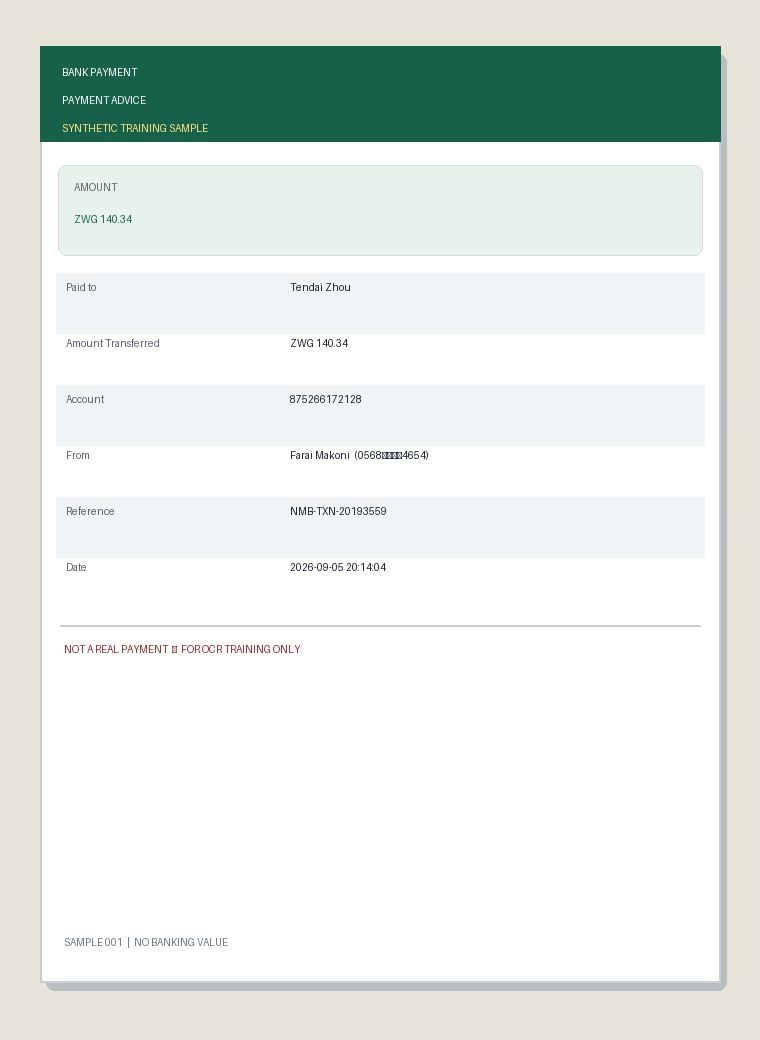
#> input picture sample_data/mock_pops/complex/images/complex_001.jpg, 760 x 1040 px
$ python -i preprocess.py   (imports and definitions only)   (older library calls are emulated)
#> lines starting #> are read from the running program, lines starting #| are printed output that depends on the picture; after the words box and inside, x2 and y2 are one past the last pixel; in counts of white or black regions, pixels touching at a corner belong together
"""Image quality checks and preprocessing (error layer 1). OpenCV: grayscale, deskew, contrast."""

from dataclasses import dataclass

import cv2
import numpy as np
from PIL import Image


@dataclass
class Quality:
    width: int
    height: int
    sharpness: float  # variance of the Laplacian; low means blurred

    # [7 lines left out: function problems, not called in this run]


def _gray(img: Image.Image) -> np.ndarray:
    return cv2.cvtColor(np.asarray(img.convert("RGB")), cv2.COLOR_RGB2GRAY)


# [7 lines left out: function assess, not called in this run]


def _deskew(gray: np.ndarray) -> np.ndarray:
    inverted = cv2.bitwise_not(gray)
    thresh = cv2.threshold(inverted, 0, 255, cv2.THRESH_BINARY | cv2.THRESH_OTSU)[1]
    coords = np.column_stack(np.where(thresh > 0))
    if len(coords) < 50:
        return gray
    angle = cv2.minAreaRect(coords.astype(np.float32))[-1]
    if angle > 45:
        angle -= 90
    if abs(angle) < 0.5 or abs(angle) > 15:  # tiny: not worth it; large: probably not text skew
        return gray
    h, w = gray.shape
    matrix = cv2.getRotationMatrix2D((w / 2, h / 2), angle, 1.0)
    return cv2.warpAffine(gray, matrix, (w, h), flags=cv2.INTER_CUBIC, borderValue=255)


def for_ocr(img: Image.Image, max_side: int = 2400) -> Image.Image:
    """Grayscale, upscale small captures, CLAHE contrast, deskew."""
    gray = _gray(img)
    h, w = gray.shape
    scale = min(max_side / max(h, w), 2.0)
    if scale > 1.05 or scale < 0.95:
        gray = cv2.resize(gray, None, fx=scale, fy=scale, interpolation=cv2.INTER_CUBIC)
    gray = cv2.createCLAHE(clipLimit=2.0, tileGridSize=(8, 8)).apply(gray)
    return Image.fromarray(_deskew(gray))


# [5 lines left out: function for_vlm, not called in this run]

>>> from PIL import Image
>>> picture = Image.open('../../../sample_data/mock_pops/complex/images/complex_001.jpg')
#> picture is the input picture: PIL image 760x1040 RGB; mean R, G, B 225.6, 232.4, 228.6
>>> result = for_ocr(picture)
#> in _gray, `return cv2.cvtColor(np.asarray(img.convert("RGB")), cv2.COLOR_RGB2GRAY)`:
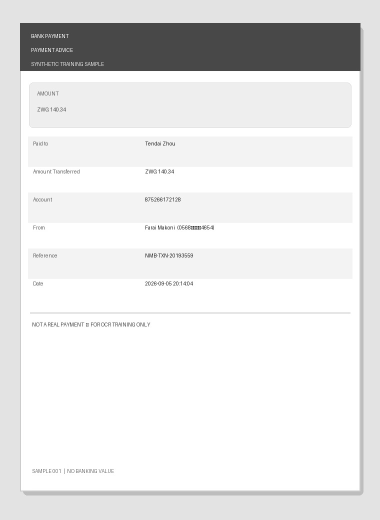
#> returned value: shape (1040, 760) (shown at 1/2 size); min 26, max 255, mean 229.9
#> in _deskew, `inverted = cv2.bitwise_not(gray)`:
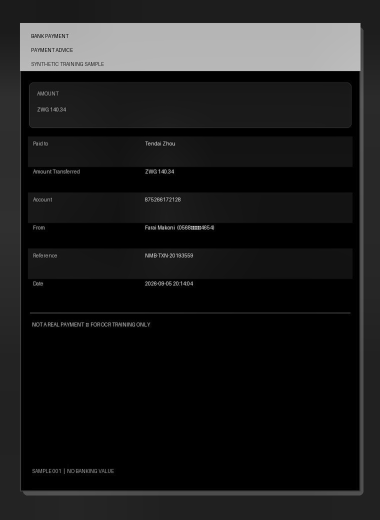
#> inverted: shape (2080, 1520) (shown at 1/4 size); min 0, max 254, mean 28.7
#> in _deskew, `thresh = cv2.threshold(inverted, 0, 255, cv2.THRESH_BINARY | cv2.THRES..`:
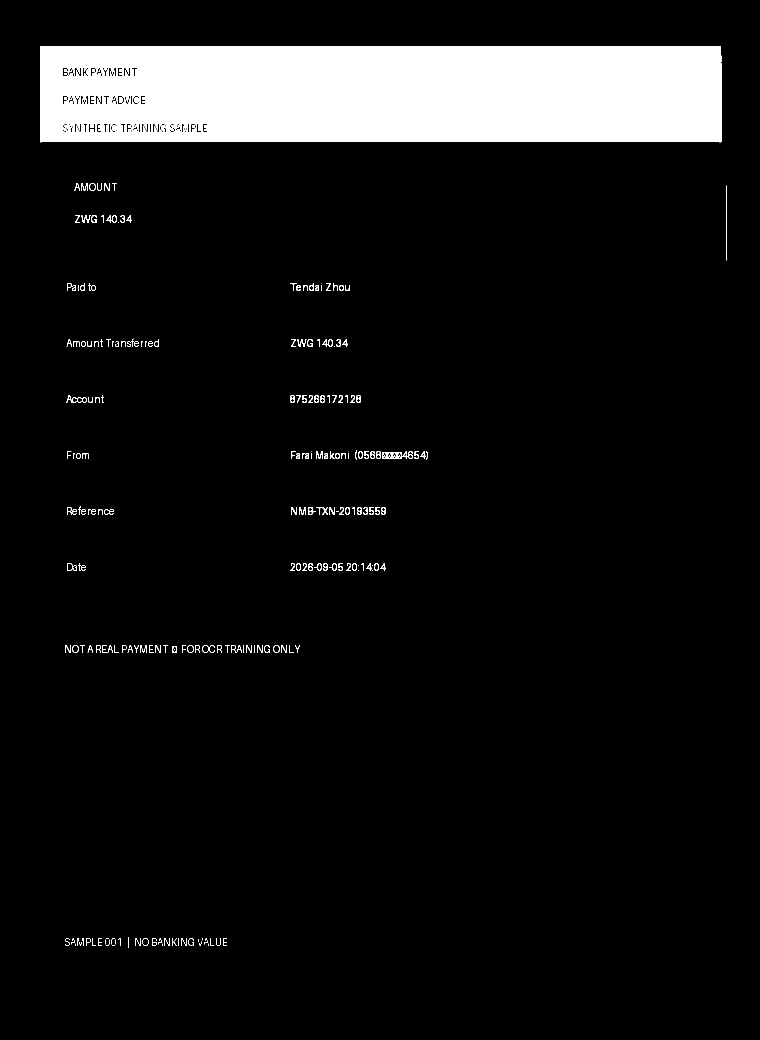
#> thresh: shape (2080, 1520) (shown at 1/2 size); 8.6% white; 236 white regions (37 under 20 px), largest, box (x1, y1, x2, y2) and area: (80, 92, 1443, 285) 258463, (764, 902, 826, 918) 546, (132, 790, 174, 806) 231
#> in _deskew, `coords = np.column_stack(np.where(thresh > 0))`: coords = 272727 pairs, first value 92 to 1895, second value 80 to 1452
#> in _deskew, `angle = cv2.minAreaRect(coords.astype(np.float32))[-1]`: angle = -90

$ run again, on sample_data/mock_pops/complex/images/complex_002.jpg
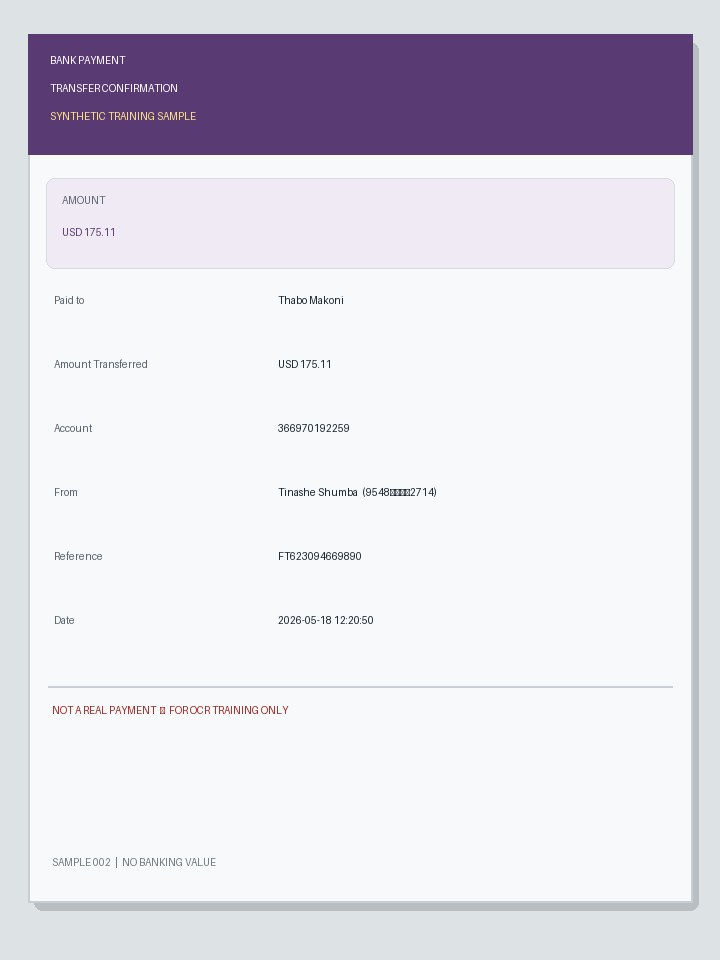
#> input picture sample_data/mock_pops/complex/images/complex_002.jpg, 720 x 960 px
#> picture is the input picture: PIL image 720x960 RGB; mean R, G, B 222.9, 220.3, 229.4
#> in _deskew, `inverted = cv2.bitwise_not(gray)`:
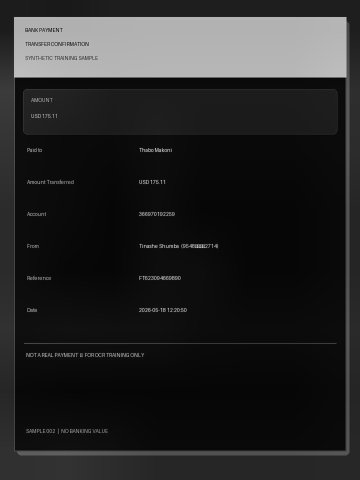
#> inverted: shape (1920, 1440) (shown at 1/4 size); min 0, max 254, mean 37.8
#> in _deskew, `thresh = cv2.threshold(inverted, 0, 255, cv2.THRESH_BINARY | cv2.THRES..`:
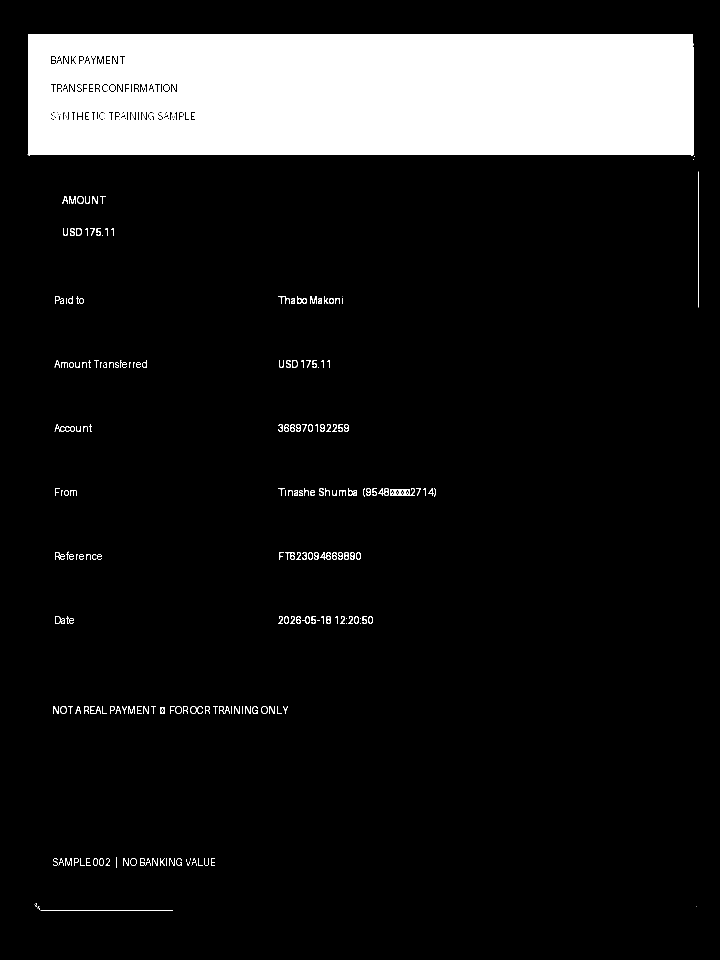
#> thresh: shape (1920, 1440) (shown at 1/2 size); 12% white; 235 white regions (33 under 20 px), largest, box (x1, y1, x2, y2) and area: (55, 68, 1387, 311) 318065, (780, 976, 830, 992) 436, (1396, 343, 1397, 615) 272
#> coords = 332781 pairs, first value 68 to 1820, second value 55 to 1396
#> angle = -90

$ run again, on sample_data/mock_pops/complex/images/complex_006.jpg
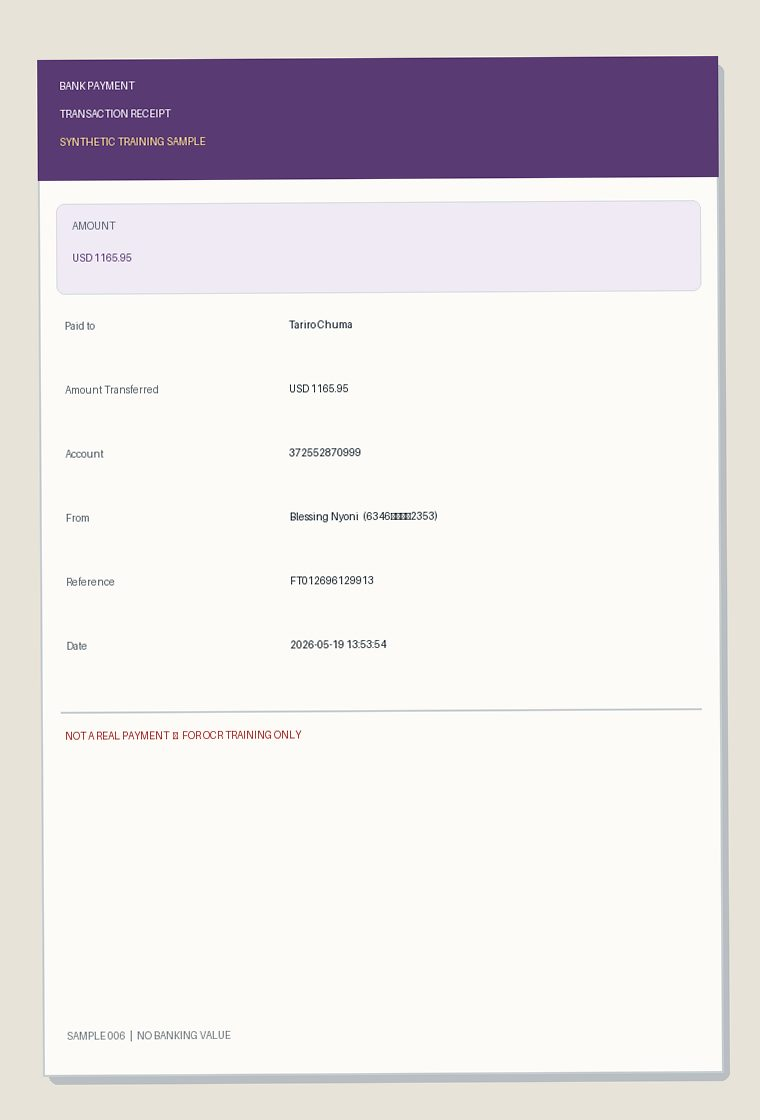
#> input picture sample_data/mock_pops/complex/images/complex_006.jpg, 760 x 1120 px
#> picture is the input picture: PIL image 760x1120 RGB; mean R, G, B 229.9, 225.2, 227.1
#> in _deskew, `inverted = cv2.bitwise_not(gray)`:
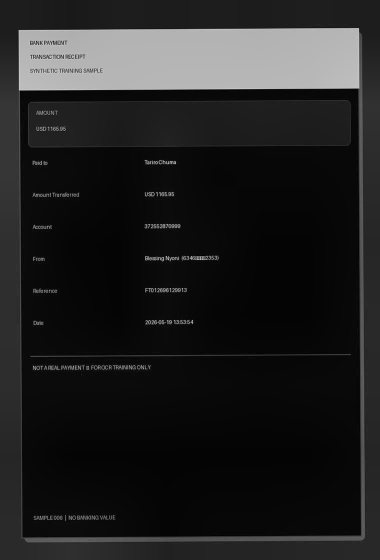
#> inverted: shape (2240, 1520) (shown at 1/4 size); min 0, max 254, mean 33.2
#> in _deskew, `thresh = cv2.threshold(inverted, 0, 255, cv2.THRESH_BINARY | cv2.THRES..`:
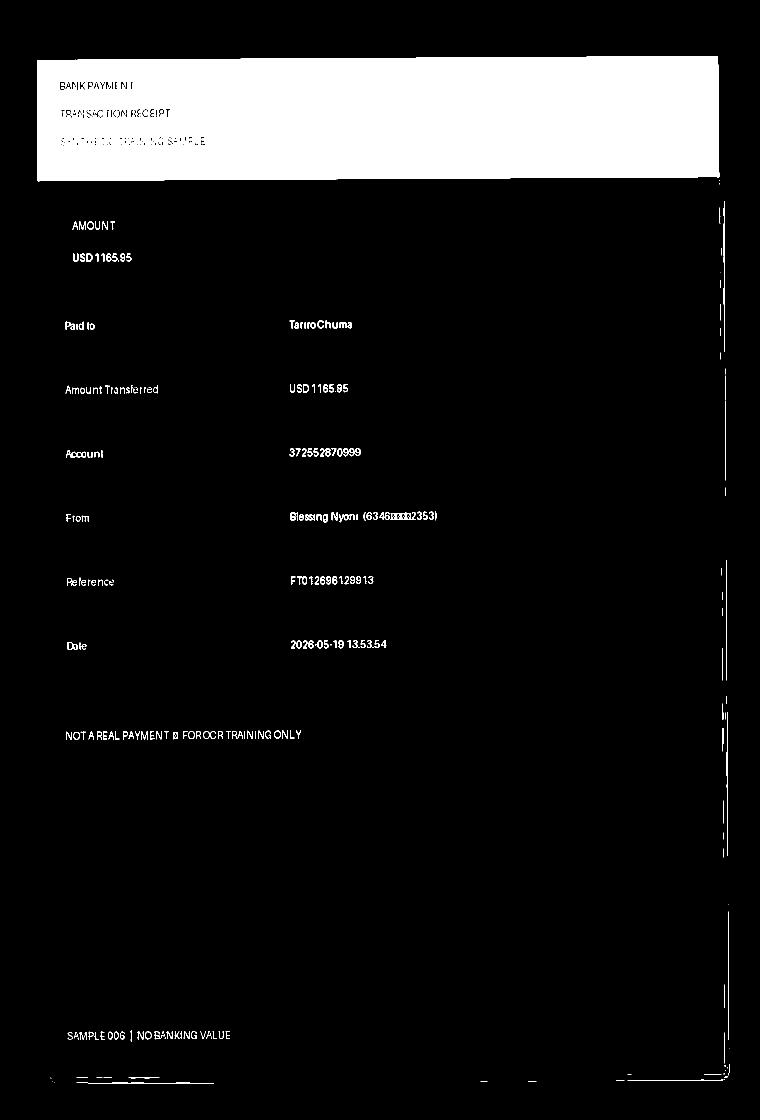
#> thresh: shape (2240, 1520) (shown at 1/2 size); 10.1% white; 286 white regions (59 under 20 px), largest, box (x1, y1, x2, y2) and area: (74, 112, 1439, 363) 326528, (781, 1024, 832, 1040) 452, (1446, 402, 1450, 704) 430
#> coords = 345225 pairs, first value 112 to 2167, second value 74 to 1458
#> angle = -89.65
